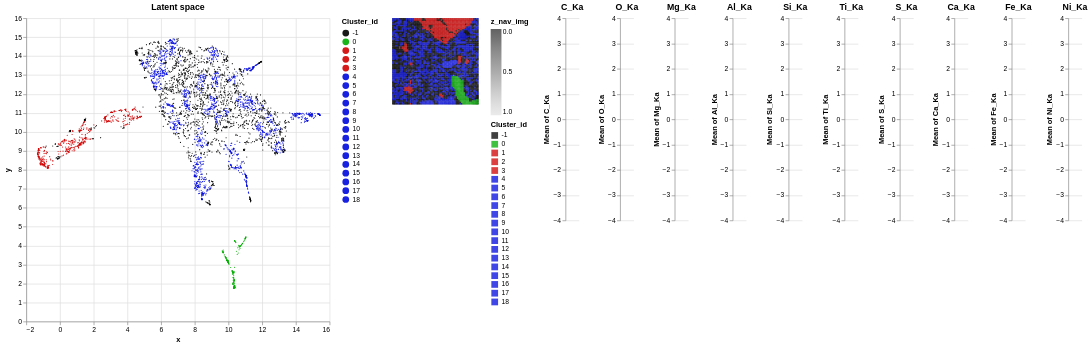

The notebook cell this image was saved under:
### Code cell
gui.check_latent_space(ps=ps_hdb,show_map=True,ratio_to_be_shown=1.0)

### Figure 1 — Vega-Lite specification as saved in the notebook (floating-point values rounded to 4 significant figures; data arrays with more than 128 entries replaced by an {"elided": "..."} marker saying what was removed)
{"config": {"view": {"continuousWidth": 300, "continuousHeight": 300, "strokeWidth": 0}}, "hconcat": [{"data": {"name": "data-53b77e37ff1805163d4d7a19ec00355f"}, "mark": {"type": "circle", "size": 3}, "encoding": {"color": {"field": "Cluster_id", "scale": {"domain": [-1.0, 0.0, 1.0, 2.0, 3.0, 4.0, 5.0, 6.0, 7.0, 8.0, 9.0, 10.0, 11.0, 12.0, 13.0, 14.0, 15.0, 16.0, 17.0, 18.0], "range": ["#000000", "rgb(0, 174, 0)", "rgb(209, 0, 0)", "rgb(209, 0, 0)", "rgb(209, 0, 0)", "rgb(0, 9, 221)", "rgb(0, 9, 221)", "rgb(0, 9, 221)", "rgb(0, 9, 221)", "rgb(0, 9, 221)", "rgb(0, 9, 221)", "rgb(0, 9, 221)", "rgb(0, 9, 221)", "rgb(0, 9, 221)", "rgb(0, 9, 221)", "rgb(0, 9, 221)", "rgb(0, 9, 221)", "rgb(0, 9, 221)", "rgb(0, 9, 221)", "rgb(0, 9, 221)"]}, "type": "nominal"}, "opacity": {"condition": {"param": "param_3", "value": 0.9}, "value": 0.1}, "tooltip": [{"field": "Cluster_id", "type": "nominal"}, {"field": "x", "format": ",.2f", "type": "quantitative"}, {"field": "y", "format": ",.2f", "type": "quantitative"}], "x": {"field": "x", "type": "quantitative"}, "y": {"field": "y", "type": "quantitative"}}, "height": 450, "name": "view_4", "title": {"text": "Latent space"}, "width": 450}, {"layer": [{"data": {"name": "data-c6d3e8bcdc2a61eac0fffeed907ec2c2"}, "mark": {"type": "square", "size": 6}, "encoding": {"color": {"field": "z_nav_img", "scale": {"domain": [1.0, 0.0], "scheme": "greys"}, "type": "quantitative"}, "x": {"axis": null, "field": "x_nav_img", "type": "ordinal"}, "y": {"axis": null, "field": "y_nav_img", "type": "ordinal"}}}, {"data": {"name": "data-53b77e37ff1805163d4d7a19ec00355f"}, "mark": {"type": "square", "size": 5}, "encoding": {"color": {"field": "Cluster_id", "scale": {"domain": [-1.0, 0.0, 1.0, 2.0, 3.0, 4.0, 5.0, 6.0, 7.0, 8.0, 9.0, 10.0, 11.0, 12.0, 13.0, 14.0, 15.0, 16.0, 17.0, 18.0], "range": ["#000000", "rgb(0, 174, 0)", "rgb(209, 0, 0)", "rgb(209, 0, 0)", "rgb(209, 0, 0)", "rgb(0, 9, 221)", "rgb(0, 9, 221)", "rgb(0, 9, 221)", "rgb(0, 9, 221)", "rgb(0, 9, 221)", "rgb(0, 9, 221)", "rgb(0, 9, 221)", "rgb(0, 9, 221)", "rgb(0, 9, 221)", "rgb(0, 9, 221)", "rgb(0, 9, 221)", "rgb(0, 9, 221)", "rgb(0, 9, 221)", "rgb(0, 9, 221)", "rgb(0, 9, 221)"]}, "type": "nominal"}, "opacity": {"condition": {"param": "param_3", "value": 0.75}, "value": 0}, "x": {"axis": null, "field": "x_id", "type": "ordinal"}, "y": {"axis": null, "field": "y_id", "type": "ordinal"}}, "name": "view_3"}], "height": 128, "width": 128}, {"hconcat": [{"mark": {"type": "bar"}, "encoding": {"y": {"aggregate": "mean", "field": "C_Ka", "scale": {"domain": [-4, 4]}, "type": "quantitative"}}, "title": {"text": "C_Ka"}, "transform": [{"filter": {"param": "param_3"}}]}, {"mark": {"type": "bar"}, "encoding": {"y": {"aggregate": "mean", "field": "O_Ka", "scale": {"domain": [-4, 4]}, "type": "quantitative"}}, "title": {"text": "O_Ka"}, "transform": [{"filter": {"param": "param_3"}}]}, {"mark": {"type": "bar"}, "encoding": {"y": {"aggregate": "mean", "field": "Mg_Ka", "scale": {"domain": [-4, 4]}, "type": "quantitative"}}, "title": {"text": "Mg_Ka"}, "transform": [{"filter": {"param": "param_3"}}]}, {"mark": {"type": "bar"}, "encoding": {"y": {"aggregate": "mean", "field": "Al_Ka", "scale": {"domain": [-4, 4]}, "type": "quantitative"}}, "title": {"text": "Al_Ka"}, "transform": [{"filter": {"param": "param_3"}}]}, {"mark": {"type": "bar"}, "encoding": {"y": {"aggregate": "mean", "field": "Si_Ka", "scale": {"domain": [-4, 4]}, "type": "quantitative"}}, "title": {"text": "Si_Ka"}, "transform": [{"filter": {"param": "param_3"}}]}, {"mark": {"type": "bar"}, "encoding": {"y": {"aggregate": "mean", "field": "Ti_Ka", "scale": {"domain": [-4, 4]}, "type": "quantitative"}}, "title": {"text": "Ti_Ka"}, "transform": [{"filter": {"param": "param_3"}}]}, {"mark": {"type": "bar"}, "encoding": {"y": {"aggregate": "mean", "field": "S_Ka", "scale": {"domain": [-4, 4]}, "type": "quantitative"}}, "title": {"text": "S_Ka"}, "transform": [{"filter": {"param": "param_3"}}]}, {"mark": {"type": "bar"}, "encoding": {"y": {"aggregate": "mean", "field": "Ca_Ka", "scale": {"domain": [-4, 4]}, "type": "quantitative"}}, "title": {"text": "Ca_Ka"}, "transform": [{"filter": {"param": "param_3"}}]}, {"mark": {"type": "bar"}, "encoding": {"y": {"aggregate": "mean", "field": "Fe_Ka", "scale": {"domain": [-4, 4]}, "type": "quantitative"}}, "title": {"text": "Fe_Ka"}, "transform": [{"filter": {"param": "param_3"}}]}, {"mark": {"type": "bar"}, "encoding": {"y": {"aggregate": "mean", "field": "Ni_Ka", "scale": {"domain": [-4, 4]}, "type": "quantitative"}}, "title": {"text": "Ni_Ka"}, "transform": [{"filter": {"param": "param_3"}}]}], "data": {"name": "data-53b77e37ff1805163d4d7a19ec00355f"}}], "params": [{"name": "param_3", "select": {"type": "interval"}, "views": ["view_4", "view_3"]}, {"name": "param_4", "select": {"type": "interval", "on": "[mousedown[event.shiftKey], mouseup] > mousemove", "translate": "[mousedown[event.shiftKey], mouseup] > mousemove!", "zoom": "wheel![event.shiftKey]"}, "bind": "scales", "views": ["view_4"]}], "resolve": {"legend": {"color": "independent"}}, "$schema": "https://vega.github.io/schema/vega-lite/v5.14.1.json", "datasets": {"data-53b77e37ff1805163d4d7a19ec00355f": {"elided": "4096 records"}, "data-c6d3e8bcdc2a61eac0fffeed907ec2c2": {"elided": "4096 records"}}}
